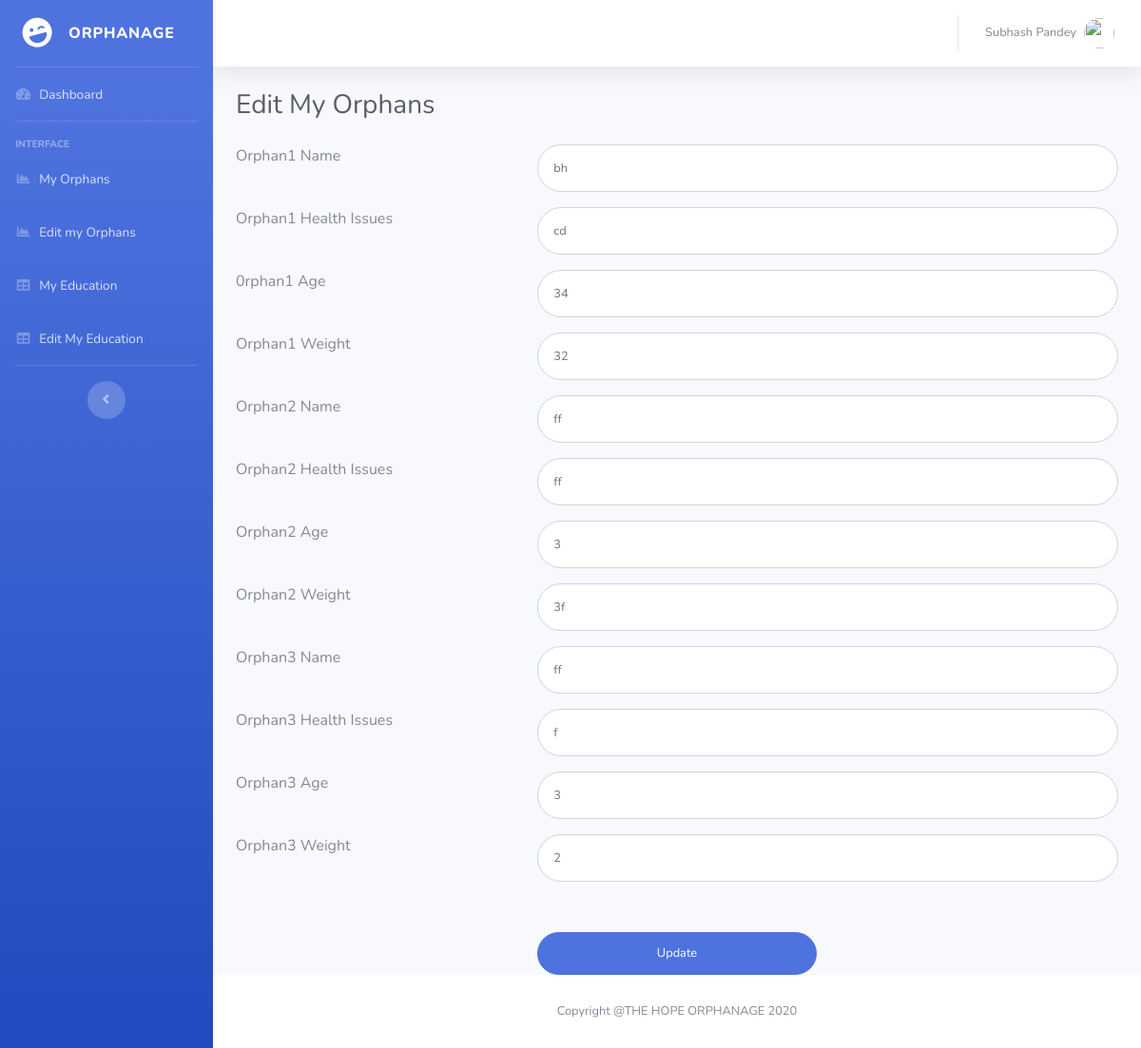
The page /Orphanage-Record-Management-System-Project/erms/editmyexp.php (signed in) on the database its author committed.
### tables this page shows
CREATE TABLE `employeedetail` (
  `ID` int(11) NOT NULL,
  `EmpFname` varchar(50) DEFAULT NULL,
  `EmpLName` varchar(50) NOT NULL,
  `EmpCode` varchar(50) DEFAULT NULL,
  `EmpDept` varchar(120) DEFAULT NULL,
  `EmpDesignation` varchar(120) DEFAULT NULL,
  `EmpContactNo` bigint(10) DEFAULT NULL,
  `EmpGender` enum('Male','Female') DEFAULT NULL,
  `EmpEmail` varchar(200) DEFAULT NULL,
  `EmpPassword` varchar(100) DEFAULT NULL,
  `EmpJoingdate` date DEFAULT NULL,
  `PostingDate` timestamp NOT NULL DEFAULT current_timestamp()
);

CREATE TABLE `empexpireince` (
  `ID` int(11) NOT NULL,
  `EmpID` varchar(5) DEFAULT NULL,
  `Employer1Name` varchar(75) DEFAULT NULL,
  `Employer1Designation` varchar(50) DEFAULT NULL,
  `Employer1CTC` varchar(50) DEFAULT NULL,
  `Employer1WorkDuration` varchar(11) DEFAULT NULL,
  `Employer2Name` varchar(75) DEFAULT NULL,
  `Employer2Designation` varchar(50) DEFAULT NULL,
  `Employer2CTC` varchar(50) DEFAULT NULL,
  `Employer2WorkDuration` varchar(11) DEFAULT NULL,
  `Employer3Name` varchar(75) DEFAULT NULL,
  `Employer3Designation` varchar(50) DEFAULT NULL,
  `Employer3CTC` varchar(50) DEFAULT NULL,
  `Employer3WorkDuration` varchar(11) DEFAULT NULL
);

### Orphanage-Record-Management-System-Project/erms/editmyexp.php (the view, shortened to what this page needs)
<?php
include('includes/dbconnection.php');
if (strlen($_SESSION['uid']==0)) {
  header('location:logout.php');
  } else{
  ?>
<!DOCTYPE html>
<html lang="en">
<head>
  <link href="vendor/fontawesome-free/css/all.min.css" rel="stylesheet" type="text/css">
  <link href="css/sb-admin-2.min.css" rel="stylesheet">
</head>
<body id="page-top">
  <div id="wrapper">
  <?php include_once('includes/sidebar.php')?>
    <div id="content-wrapper" class="d-flex flex-column">
      <div id="content">
         <?php include_once('includes/header.php')?>
        <div class="container-fluid">
          <h1 class="h3 mb-4 text-gray-800">Edit My Orphans</h1>
<form class="user" method="post" action="">
  <?php
 $empid=$_SESSION['uid'];
$ret=mysqli_query($con,"select * from empexpireince where EmpID='$empid'");
$num=mysqli_num_rows($ret);
if($num>0){
while ($row=mysqli_fetch_array($ret)) {
?>
               <div class="row">
                <div class="col-4 mb-3">Orphan1 Name</div>
                   <div class="col-8 mb-3">   <input type="text" class="form-control form-control-user" id="emp1name" name="emp1name" aria-describedby="emailHelp" value="<?php  echo $row['Employer1Name'];?>"></div>
                    </div>
                    <div class="row">
                      <div class="col-4 mb-3">Orphan1 Health Issues </div>
                     <div class="col-8 mb-3">  <input type="text" class="form-control form-control-user" id="emp1des" name="emp1des" aria-describedby="emailHelp" value="<?php  echo $row['Employer1Designation'];?>"></div>
                     </div>
                    <div class="row">
                    <div class="col-4 mb-3">0rphan1 Age </div>
                    <div class="col-8 mb-3">
                      <input type="text" class="form-control form-control-user" id="emp1ctc" name="emp1ctc" aria-describedby="emailHelp" value="<?php  echo $row['Employer1CTC'];?>"></div>
                    </div>
                    <div class="row">
                      <div class="col-4 mb-3">Orphan1 Weight</div>
                     <div class="col-8 mb-3">
                      <input type="text" class="form-control form-control-user" id="emp1workduration" name="emp1workduration" aria-describedby="emailHelp" value="<?php  echo $row['Employer1WorkDuration'];?>">
                    </div></div>
                    <div class="row">
                <div class="col-4 mb-3">Orphan2 Name</div>
                   <div class="col-8 mb-3">   <input type="text" class="form-control form-control-user" id="emp2name" name="emp2name" aria-describedby="emailHelp" value="<?php  echo $row['Employer2Name'];?>"></div>
                    </div>
                    <div class="row">
                      <div class="col-4 mb-3">Orphan2 Health Issues </div>
                     <div class="col-8 mb-3">  <input type="text" class="form-control form-control-user" id="emp2des" name="emp2des" aria-describedby="emailHelp" value="<?php  echo $row['Employer2Designation'];?>"></div>
                     </div>
                    <div class="row">
                    <div class="col-4 mb-3">Orphan2 Age </div>
                    <div class="col-8 mb-3">
                      <input type="text" class="form-control form-control-user" id="emp2ctc" name="emp2ctc" aria-describedby="emailHelp" value="<?php  echo $row['Employer2CTC'];?>"></div>
                    </div>
                    <div class="row">
                      <div class="col-4 mb-3">Orphan2 Weight</div>
                     <div class="col-8 mb-3">
                      <input type="text" class="form-control form-control-user" id="emp2workduration" name="emp2workduration" aria-describedby="emailHelp" value="<?php  echo $row['Employer2WorkDuration'];?>">
                    </div></div>
                    <div class="row">
                <div class="col-4 mb-3">Orphan3 Name</div>
                   <div class="col-8 mb-3">   <input type="text" class="form-control form-control-user" id="emp3name" name="emp3name" aria-describedby="emailHelp" value="<?php  echo $row['Employer3Name'];?>"></div>
                    </div>
                    <div class="row">
                      <div class="col-4 mb-3">Orphan3 Health Issues </div>
                     <div class="col-8 mb-3">  <input type="text" class="form-control form-control-user" id="emp3des" name="emp3des" aria-describedby="emailHelp" value="<?php  echo $row['Employer3Designation'];?>"></div>
                     </div>
                    <div class="row">
                    <div class="col-4 mb-3">Orphan3 Age </div>
                    <div class="col-8 mb-3">
                      <input type="text" class="form-control form-control-user" id="emp3ctc" name="emp3ctc" aria-describedby="emailHelp" value="<?php  echo $row['Employer3CTC'];?>"></div>
                    </div>
                    <div class="row">
                      <div class="col-4 mb-3">Orphan3 Weight</div>
                     <div class="col-8 mb-3">
                      <input type="text" class="form-control form-control-user" id="emp3workduration" name="emp3workduration" aria-describedby="emailHelp" value="<?php  echo $row['Employer3WorkDuration'];?>">
                    </div></div>
<?php } ?>
                    <div class="row" style="margin-top:4%">
                      <div class="col-4"></div>
                      <div class="col-4">
                      <input type="submit" name="submit"  value="Update" class="btn btn-primary btn-user btn-block">
                    </div>
                    </div>
                  </form>
<?php } else {?>
  <div class="row" style="margin-top:4%">
                      <div class="col-12" style="font-size:18px; color:red;">First Add your orphan details after that you can edit orphan details.</div>
                    </div>
<?php } ?>
        </div>
      </div>
   <?php include_once('includes/footer.php');?>
    </div>
  </div>
</body>
</html>
<?php }  ?>

### Orphanage-Record-Management-System-Project/erms/includes/header.php (shortened to what this page needs)
 <nav class="navbar navbar-expand navbar-light bg-white topbar mb-4 static-top shadow">
          <ul class="navbar-nav ml-auto">
            <li class="nav-item dropdown no-arrow">
              <a class="nav-link dropdown-toggle" href="#" id="userDropdown" role="button" data-toggle="dropdown" aria-haspopup="true" aria-expanded="false">
<?php
$empid=$_SESSION['uid'];
$ret=mysqli_query($con,"select EmpFname,EmpLname from employeedetail where ID='$empid'");
$row=mysqli_fetch_array($ret);
$fname=$row['EmpFname'];
$lname=$row['EmpLname'];
?>
                <span class="mr-2 d-none d-lg-inline text-gray-600 small"><?php echo $fname." ".$lname; ?></span>
                <img class="img-profile rounded-circle" src="https://source.unsplash.com/QAB-WJcbgJk/60x60">
              </a>
            </li>
          </ul>
        </nav>

### rows shown on the page
employeedetail: EmpFname "Subhash", EmpLName "Pandey"
empexpireince: emp1name "bh", emp1des "cd", emp1ctc "34", emp1workduration "32", emp2name "ff", emp2des "ff", emp2ctc "3", emp2workduration "3f", emp3name "ff", emp3des "f", emp3ctc "3", emp3workduration "2"
